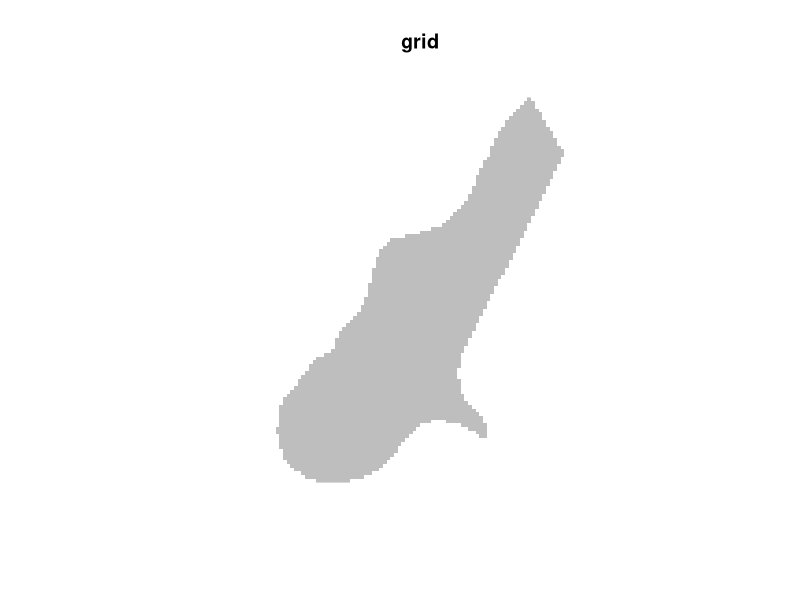

Here is the R script that generated this plot:
library(sp)
data(meuse.grid)
coordinates(meuse.grid) <- c("x", "y")
meuse.grid <- as(meuse.grid, "SpatialPixels")
image(meuse.grid, col = "grey")
title("grid")
